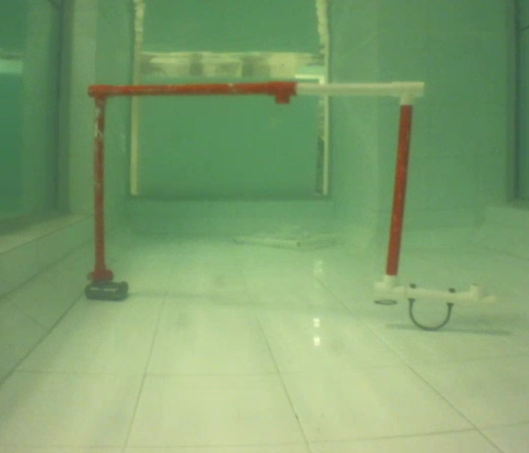
#> input picture image/gate4.png, 1058 x 906 px (shown at 1/2 size)
$ python -i gateDetector.py   (imports and definitions only)
#> lines starting #> are read from the running program, lines starting #| are printed output that depends on the picture; after the words box and inside, x2 and y2 are one past the last pixel; in counts of white or black regions, pixels touching at a corner belong together
#> further down, picture is the input picture: shape (906, 1058, 3); mean B, G, R 110.9, 160.2, 127.7
import cv2
import numpy as np
import math
import colorsys
import imutils
import constant
import time
import constant

# [13 lines left out: functions changeToCartesian, changeToPosCoordinate, not called in this run]

class gateDetect:

    def __init__(self):
        self.vSlopeLimit = 10
        self.hSlopeLimit = 1
        self.gap = 10
        self.sideRatio = 0.5
        self.aspectRatioTarget = 1
        self.aspectRatioTolerance = 0.3
        self.cannyThreshold = 1000
        self.angleDifference = 5 #degree
        self.vlineMax = 50
        self.hlineMax = 50
        self.centerPoint = None
        self.cPointLogSize = 50
        self.boxLogSize = 50
        self.cPointLog = []
        self.boxLog = []

    def line_intersect(self,line1, line2):
        xdiff = (line1[0] - line1[2], line2[0] - line2[2])
        ydiff = (line1[1] - line1[3], line2[1] - line2[3])
        def det(a, b):
            return a[0] * b[1] - a[1] * b[0]

        div = det(xdiff, ydiff)
        if div == 0:
           return False, False
        else:
            d = (det(*((line1[0],line1[2]), (line1[1],line1[3]))), det(*((line2[0],line2[2]), (line2[1],line2[3]))))
            x = det(d, xdiff) / div
            y = det(d, ydiff) / div
            if( ((line1[0]<=x<=line1[2]) or (line1[2]<=x<=line1[0])) and ((line2[0]<=x<=line2[2]) or (line2[2]<=x<=line2[0])) and (line1[1]<=y<=line1[3]) or (line1[3]<=y<=line1[1]) and ((line2[1]<=y<=line2[3]) or (line2[3]<=y<=line2[1]))):
                return x, y
            else:
                if(self.lineLength((line1[0],line1[1],line2[0],line2[1]))<self.gap) or (self.lineLength((line1[2],line1[3],line2[2],line2[3]))<self.gap) or (self.lineLength((line1[0],line1[1],line2[2],line2[3]))<self.gap) or (self.lineLength((line1[2],line1[3],line2[0],line2[1]))<self.gap):
                    return x, y
                return False, False

    def midpoint(self,p1, p2):
        return ((abs(p1[0]+p2[0])/2,abs(p1[1]+p2[1])/2))

    def findTop(self,line):
        if(line[1]<line[3]):
            return (line[0],line[1])
        else:
            return (line[2],line[3])

    # [5 lines left out: function findBottom, not called in this run]

    def lineLength(self,line):
        length = math.sqrt((line[0] - line[2])**2 + (line[1] - line[3])**2)
        return length

    def verticalLink(self,vLine1,hLine1,vLine2):

        midpoint_x, midpoint_y = self.midpoint((hLine1[0],hLine1[1]),(hLine1[2],hLine1[3]))
        min_x = min(vLine1[0],vLine1[2],vLine2[0],vLine2[2])
        max_x = max(vLine1[0],vLine1[2],vLine2[0],vLine2[2])
        if(min_x<=midpoint_x<=max_x):
            return True
        else:
            return False

    def overlap(self,vLine1,hLine1,vLine2):

        overlap1 = self.line_intersect(vLine1,hLine1)
        overlap2 = self.line_intersect(vLine2,hLine1)
        if not(overlap1[0] and overlap1[1] and overlap2[0] and overlap2[1]):
            return False
        else:
            return True

    def vLineOnTop(self,vLine1,hLine1,vLine2):
        vLine1Intersect_y = self.line_intersect(vLine1,hLine1)[1]
        vLine2Intersect_y = self.line_intersect(vLine2,hLine1)[1]
        if((self.findTop(vLine1)[1]+(abs(vLine1[1]-vLine1[3])*0.2))>=vLine1Intersect_y>=self.findTop(vLine1)[1]) and ((self.findTop(vLine2)[1]+(abs(vLine2[1]-vLine2[3])*0.2))>=vLine2Intersect_y>=self.findTop(vLine2)[1]):
            return True
        return False

    # [5 lines left out: function hLineOnSide, not called in this run]

    def aspectRatio(self,vLine1,hLine1,vLine2):
        return (self.lineLength(hLine1)/((self.lineLength(vLine1)+self.lineLength(vLine2))*0.5))

    # [70 lines left out: functions find_nearest, findCenterPoint, findvAngle, findhAngle, angleDiff, findBox, not called in this run]

    def findArea(box):
        return(box[2]*box[3])

    # [5 lines left out: function cPointLogger, not called in this run]

    def getcPointLog(self):
        return self.cPointLog

    # [5 lines left out: function boxLogger, not called in this run]

    def getcPointLog(self):
        return self.cPointLog

    def getBoxLog(self):
        return self.boxLog

    def gateImage(self,img):
        location,gate_img,gate_edges = self.gateDetection(img)
        return gate_img,gate_edges

    def gateLocation(self,img):
        return self.gateDetection(img)[0]

    def gateDetection(self,img):
        vLine = []
        hLine = []
        line_combination = []
        aspectRatioArray = []
        img = imutils.resize(img, width=constant.resizeWidth, height = constant.resizeHeight)
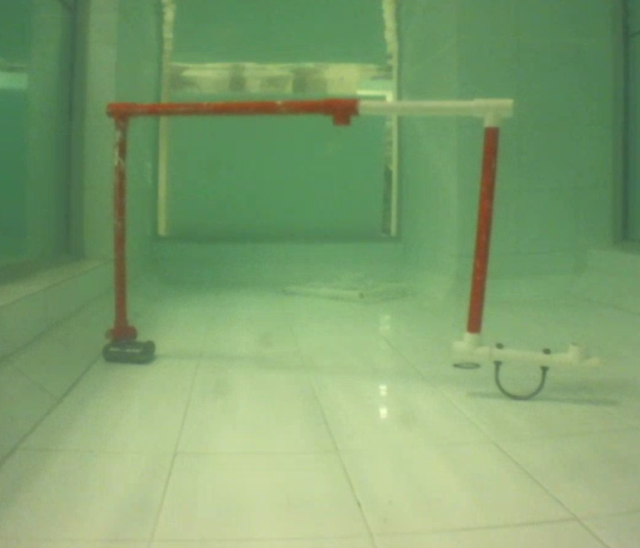
#> img: shape (548, 640, 3); mean of channels 0, 1, 2 110.9, 160.2, 127.7; drawn as B, G, R
        # img = cv2.fastNlMeansDenoisingColored(img,None,10,10,3,9)
        edges = cv2.Canny(img,self.cannyThreshold,self.cannyThreshold,apertureSize = 5)
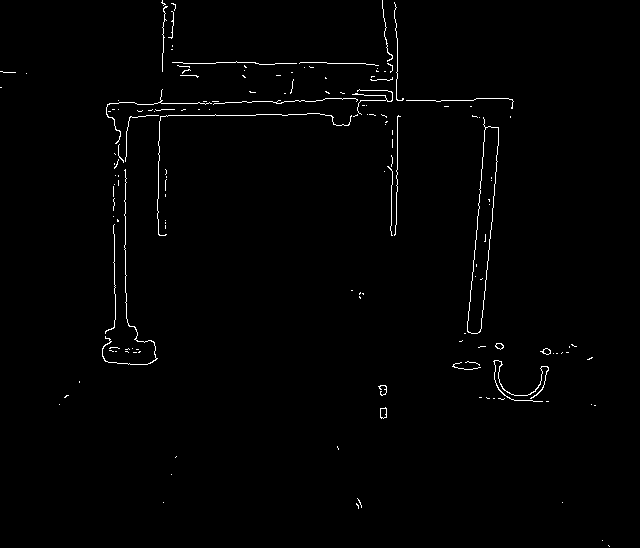
#> edges: shape (548, 640); 1% white in thin lines or dots
        lines = cv2.HoughLinesP(edges,1.1,np.pi/180,50,minLineLength = 10,maxLineGap =30)
#> lines = 25 rows, first 6: [331, 116, 400, 116], [212, 115, 324, 114], [467, 330, 474, 250], [476, 98, 508, 98], [478, 367, 498, 133], [107, 104, 322, 100]
        if lines is not None:
            for i in range(0, len(lines)):

                l = lines[i][0]
                cv2.line(img, (l[0], l[1]), (l[2], l[3]), (0,255,255), 1)
                if not (l[0]-l[2]) ==0:
                    slope = abs((l[1]-l[3])/(l[0]-l[2]))
                else:
                    slope = math.inf
                if slope > self.vSlopeLimit:
                    vLine.append(l)
                    cv2.line(img, (l[0], l[1]), (l[2], l[3]), (0,0,255), 1)
                elif slope < self.hSlopeLimit:
                    hLine.append(l)
                    cv2.line(img, (l[0], l[1]), (l[2], l[3]), (0,0,255), 1)
#> this loop made 25 passes
#> (l, slope) on passes 1 to 12: ([331, 116, 400, 116], 0), ([212, 115, 324, 114], 0.00893), ([467, 330, 474, 250], 11.43), ([476, 98, 508, 98], 0), ([478, 367, 498, 133], 11.7), ([107, 104, 322, 100], 0.0186), ([157, 218, 164, 3], 30.71), ([397, 191, 397, 38], inf), ([125, 302, 125, 157], inf), ([357, 100, 473, 100], 0), ([114, 362, 114, 103], inf), ([475, 249, 484, 119], 14.44)
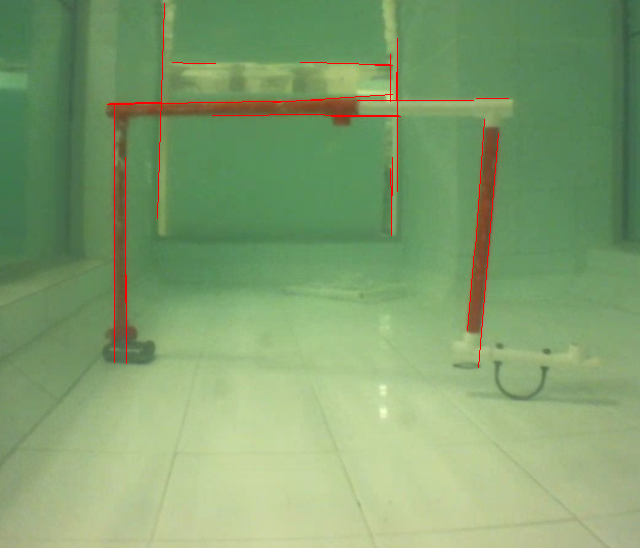
#> img: shape (548, 640, 3); 0.68% of pixels changed, all inside (x1, y1, x2, y2) = (107, 3, 509, 368); drawn as B, G, R
#> after the loop, hLine = 13 items, first 6: [331, 116, 400, 116], [212, 115, 324, 114], [476, 98, 508, 98], [107, 104, 322, 100], [357, 100, 473, 100], [183, 63, 215, 63]; vLine = [[467, 330, 474, 250], [478, 367, 498, 133], [157, 218, 164, 3], [397, 191, 397, 38], [125, 302, 125, 157], [114, 362, 114, 103], [475, 249, 484, 119], [390, 101, 390, 54], [396, 99, 396, 72], [391, 235, 392, 157], [126, 363, 126, 275], [390, 168, 391, 202]]
        filtered_line_combination = []
        # print(len(vLine),len(hLine))
        if not (len(vLine)>self.vlineMax or len(hLine) > self.hlineMax):
            for j in hLine:
                for idx_i,i in enumerate(vLine):
                    for idx_k,k in enumerate(vLine):
                        if(idx_k>idx_i):
                            if(self.verticalLink(i,j,k)):
                                # [4 lines of commented-out code are left out]
                                if self.overlap(i,j,k):
                                    # cv2.line(img,(i[0], i[1]), (i[2], i[3]),(0,0,255),1)
                                    # cv2.line(img,(j[0], j[1]), (j[2], j[3]),(0,0,255),1)
                                    # cv2.line(img,(k[0], k[1]), (k[2], k[3]),(0,0,255),1)
                                    if self.vLineOnTop(i,j,k):
                                        # cv2.line(img,(i[0], i[1]), (i[2], i[3]),(0,0,255),1)
                                        # cv2.line(img,(j[0], j[1]), (j[2], j[3]),(0,0,255),1)
                                        # cv2.line(img,(k[0], k[1]), (k[2], k[3]),(0,0,255),1)
                                        if self.hLineOnSide(i,j,k):
                                            # cv2.line(org_img,(i[0], i[1]), (i[2], i[3]),(0,255,255),1)
                                            # cv2.line(org_img,(j[0], j[1]), (j[2], j[3]),(0,255,255),1)
                                            # cv2.line(org_img,(k[0], k[1]), (k[2], k[3]),(0,255,255),1)
                                            if self.angleDiff(self.findvAngle(i),self.findhAngle(j))<self.angleDifference and self.angleDiff(self.findvAngle(k),self.findhAngle(j))<self.angleDifference:
                                                # cv2.line(img,(i[0], i[1]), (i[2], i[3]),(0,255,255),1)
                                                # cv2.line(img,(j[0], j[1]), (j[2], j[3]),(0,255,255),1)
                                                # cv2.line(img,(k[0], k[1]), (k[2], k[3]),(0,255,255),1)
                                                filtered_line_combination.append([i,j,k])
                                                aspectRatioArray.append(self.aspectRatio(i,j,k))
#> this loop made 13 passes
#> j on passes 2 to 13: [212, 115, 324, 114], [476, 98, 508, 98], [107, 104, 322, 100], [357, 100, 473, 100], [183, 63, 215, 63], [300, 62, 326, 62], [109, 103, 160, 102], [325, 115, 398, 115], [172, 62, 182, 62], [375, 65, 392, 65], [273, 102, 392, 94], [327, 63, 389, 64]
#> j on pass 1: [331, 116, 400, 116]
            if not aspectRatioArray == []:
                i,j,k = filtered_line_combination[self.find_nearest(aspectRatioArray,self.aspectRatioTarget)[0]]
                # print(self.find_nearest(aspectRatioArray,self.aspectRatioTarget)[1])
                if((self.aspectRatioTarget-self.aspectRatioTolerance)<=self.find_nearest(aspectRatioArray,self.aspectRatioTarget)[1]<=(self.aspectRatioTarget+self.aspectRatioTolerance)):
                    cv2.line(img,(i[0], i[1]), (i[2], i[3]),(0,255,255),1)
                    cv2.line(img,(j[0], j[1]), (j[2], j[3]),(0,255,255),1)
                    cv2.line(img,(k[0], k[1]), (k[2], k[3]),(0,255,255),1)
                    centerPoint = self.findCenterPoint(i,j,k)
                    self.cPointLogger(centerPoint)
                    # print(self.cPointLog)
                    # print("Center of gate: ", centerPoint)
                    self.boxLogger(self.findBox(i,j,k))
                    # print(self.boxLog)
                    return centerPoint,img,edges
        return None,img,edges


# [15 lines not run here, left out]

>>> import cv2
>>> picture = cv2.imread('image/gate4.png')
>>> result = gateDetect().gateImage(picture)

$ run again, on image/Gate.jpeg
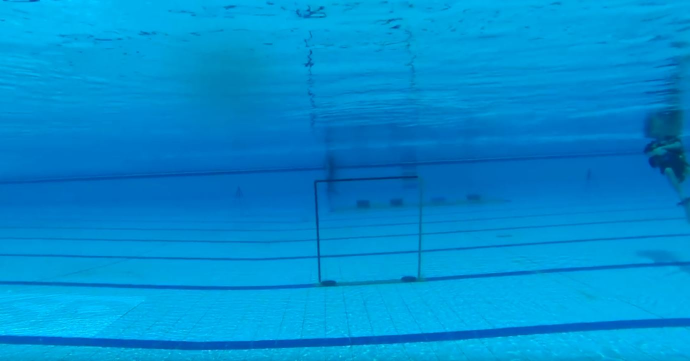
#> input picture image/Gate.jpeg, 1380 x 722 px (shown at 1/2 size)
#> picture is the input picture: shape (722, 1380, 3); mean B, G, R 209.2, 142.1, 0.9
#> in gateDetection, `edges = cv2.Canny(img,self.cannyThreshold,self.cannyThreshold,aperture..`:
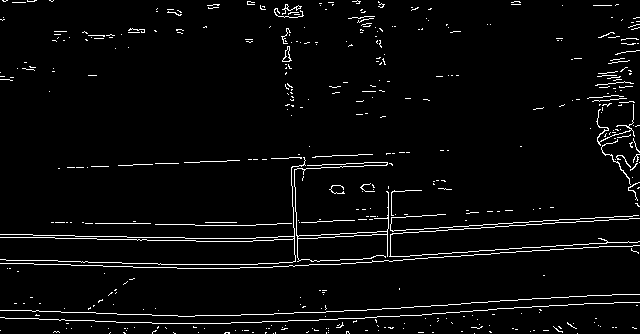
#> edges: shape (334, 640); 3.6% white in thin lines or dots
#> lines = 48 rows, first 6: [0, 234, 231, 238], [178, 316, 381, 309], [232, 241, 560, 219], [336, 264, 606, 246], [0, 317, 183, 323], [253, 322, 487, 310]
#> the loop in gateDetection, `for i in range(0, len(lines)): ` made 48 passes
#> (l, slope) on passes 1 to 8: ([0, 234, 231, 238], 0.0173), ([178, 316, 381, 309], 0.0345), ([232, 241, 560, 219], 0.0671), ([336, 264, 606, 246], 0.0667), ([0, 317, 183, 323], 0.0328), ([253, 322, 487, 310], 0.0513), ([338, 260, 609, 242], 0.0664), ([51, 222, 253, 225], 0.0149)
#> after the loop in gateDetection, `for i in range(0, len(lines)):`: hLine = 40 items, first 6: [0, 234, 231, 238], [178, 316, 381, 309], [232, 241, 560, 219], [336, 264, 606, 246], [0, 317, 183, 323], [253, 322, 487, 310]; vLine = [[291, 167, 295, 265], [288, 6, 292, 106], [632, 250, 632, 83], [293, 166, 298, 261], [391, 256, 391, 163], [387, 260, 389, 163], [633, 251, 633, 83], [621, 170, 621, 20]]
#> the loop in gateDetection, `for j in hLine:` made 40 passes
#> j on passes 4 to 11: [336, 264, 606, 246], [0, 317, 183, 323], [253, 322, 487, 310], [338, 260, 609, 242], [51, 222, 253, 225], [9, 263, 179, 268], [11, 260, 25, 260], [219, 161, 408, 152]
#> in gateDetection, `cv2.line(img,(j[0], j[1]), (j[2], j[3]),(0,255,255),1)`:
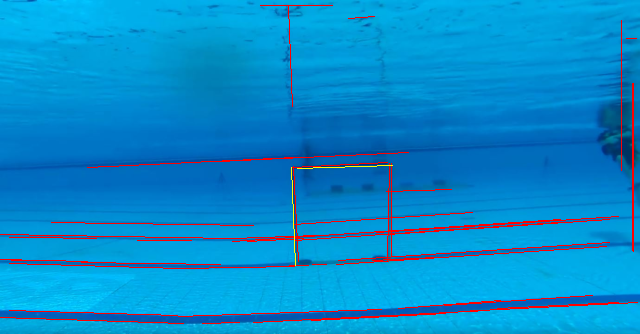
#> img: shape (334, 640, 3); mean of channels 0, 1, 2 203.5, 138.6, 8.1; drawn as B, G, R

$ run again, on image/2.JPG
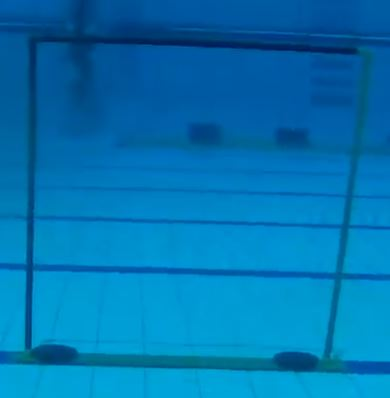
#> input picture image/2.JPG, 390 x 398 px
#> picture is the input picture: shape (398, 390, 3); mean B, G, R 178.4, 116.6, 0.9
#> in gateDetection, `edges = cv2.Canny(img,self.cannyThreshold,self.cannyThreshold,aperture..`:
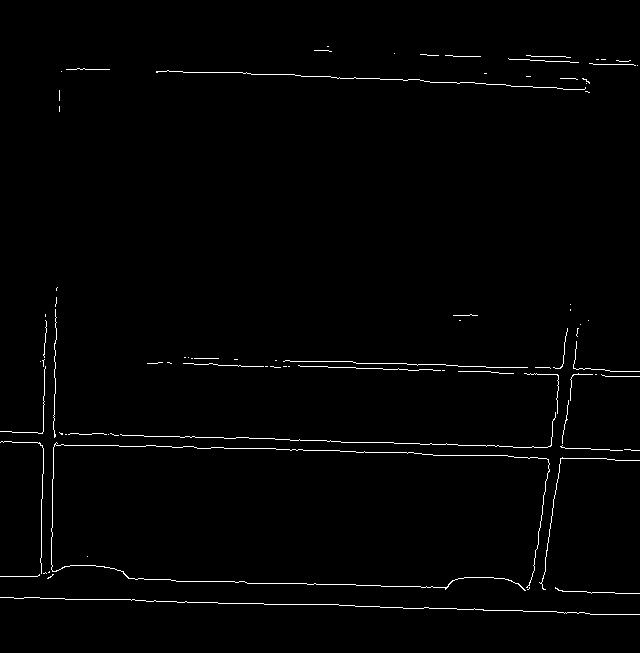
#> edges: shape (653, 640); 1.2% white in thin lines or dots, all inside (x1, y1, x2, y2) = (0, 46, 640, 615)
#> lines = 38 rows, first 6: [192, 436, 531, 447], [470, 455, 639, 460], [304, 604, 618, 614], [148, 445, 376, 452], [167, 70, 419, 79], [51, 598, 56, 288]
#> the loop in gateDetection, `for i in range(0, len(lines)): ` made 38 passes
#> (l, slope) on passes 1 to 8: ([192, 436, 531, 447], 0.0324), ([470, 455, 639, 460], 0.0296), ([304, 604, 618, 614], 0.0318), ([148, 445, 376, 452], 0.0307), ([167, 70, 419, 79], 0.0357), ([51, 598, 56, 288], 62), ([538, 611, 578, 328], 7.08), ([42, 498, 45, 314], 61.33)
#> after the loop in gateDetection, `for i in range(0, len(lines)):`:
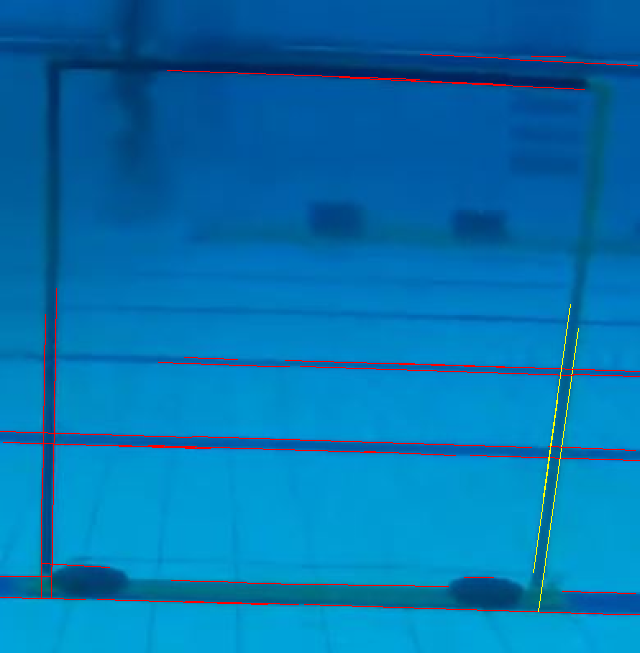
#> img: shape (653, 640, 3); mean of channels 0, 1, 2 176.1, 115.5, 4.2; drawn as B, G, R
#> after the loop in gateDetection, `for i in range(0, len(lines)):`: hLine = 32 items, first 6: [192, 436, 531, 447], [470, 455, 639, 460], [304, 604, 618, 614], [148, 445, 376, 452], [167, 70, 419, 79], [0, 431, 191, 437]; vLine = [[51, 598, 56, 288], [42, 498, 45, 314], [41, 598, 41, 499]]
#> the loop in gateDetection, `for j in hLine:` made 32 passes
#> j on passes 1 to 8: [192, 436, 531, 447], [470, 455, 639, 460], [304, 604, 618, 614], [148, 445, 376, 452], [167, 70, 419, 79], [0, 431, 191, 437], [399, 363, 639, 371], [271, 366, 289, 366]
#> after the loop in gateDetection, `for j in hLine:`: aspectRatioArray = []

$ run again, on image/gate1.png
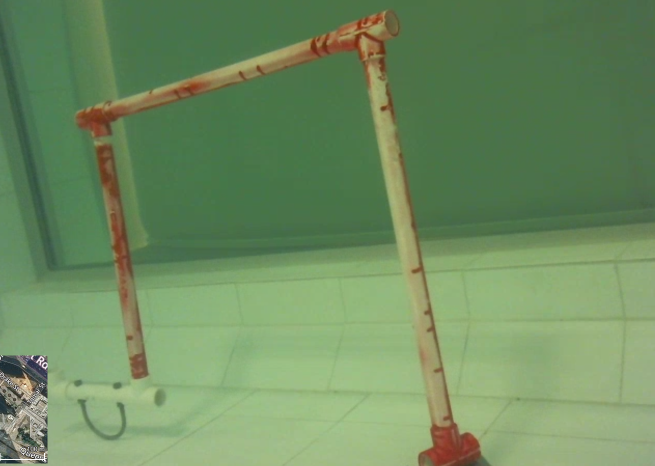
#> input picture image/gate1.png, 1310 x 932 px (shown at 1/2 size)
#> picture is the input picture: shape (932, 1310, 3); mean B, G, R 95.8, 140.9, 109.8
#> in gateDetection, `edges = cv2.Canny(img,self.cannyThreshold,self.cannyThreshold,aperture..`:
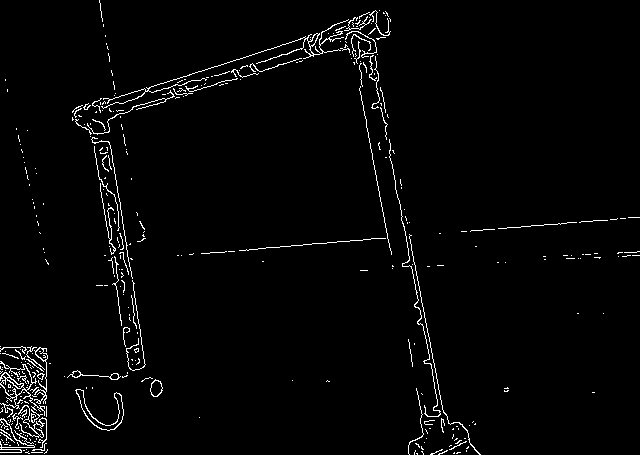
#> edges: shape (455, 640); 2.3% white in thin lines or dots
#> lines = 44 rows, first 6: [404, 209, 443, 412], [364, 20, 447, 450], [408, 340, 430, 454], [103, 98, 147, 378], [464, 231, 635, 217], [86, 104, 128, 366]
#> the loop in gateDetection, `for i in range(0, len(lines)): ` made 44 passes
#> (l, slope) on passes 1 to 8: ([404, 209, 443, 412], 5.21), ([364, 20, 447, 450], 5.18), ([408, 340, 430, 454], 5.18), ([103, 98, 147, 378], 6.36), ([464, 231, 635, 217], 0.0819), ([86, 104, 128, 366], 6.24), ([117, 111, 389, 33], 0.287), ([385, 135, 446, 451], 5.18)
#> after the loop in gateDetection, `for i in range(0, len(lines)):`:
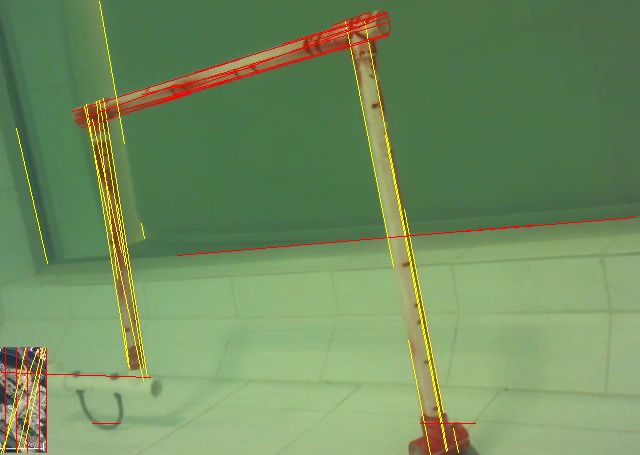
#> img: shape (455, 640, 3); mean of channels 0, 1, 2 94, 141.4, 112.8; drawn as B, G, R
#> after the loop in gateDetection, `for i in range(0, len(lines)):`: hLine = 18 items, first 6: [464, 231, 635, 217], [117, 111, 389, 33], [72, 111, 239, 59], [177, 255, 531, 225], [173, 88, 390, 21], [195, 72, 387, 13]; vLine = [[46, 452, 46, 348], [39, 452, 39, 347], [16, 452, 16, 347], [27, 452, 27, 347], [5, 452, 5, 347]]
#> the loop in gateDetection, `for j in hLine:` made 18 passes
#> j on passes 1 to 8: [464, 231, 635, 217], [117, 111, 389, 33], [72, 111, 239, 59], [177, 255, 531, 225], [173, 88, 390, 21], [195, 72, 387, 13], [303, 44, 388, 16], [76, 120, 176, 84]
